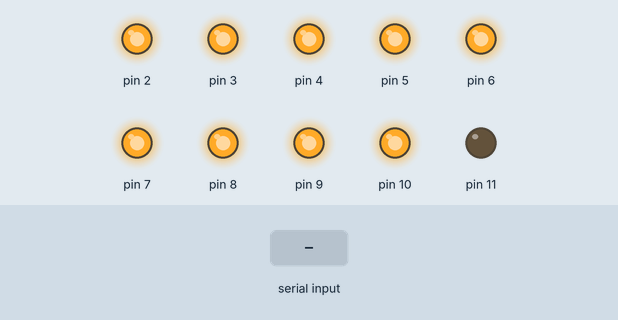
The sketch below on a simulated Arduino Uno, built with avr-gcc and run on an emulated ATmega328P. Shown: output pins drawn as LEDs (lit = HIGH). The test bench sets the inputs (shaded band). What the sketch prints to the serial monitor is not drawn.

Above: at 1.2 s.
1.3 s: "90,45\n" received over Serial
At 3.7 s:
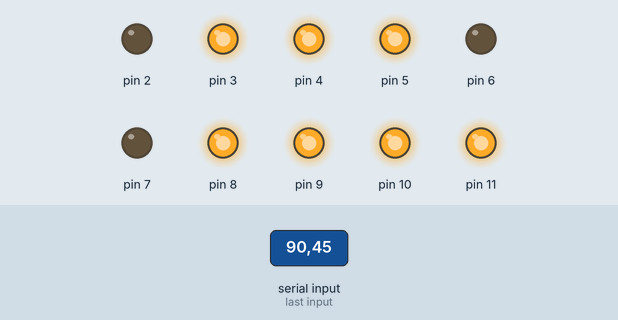
4.3 s: "30,150\n" received over Serial
At 7.1 s:
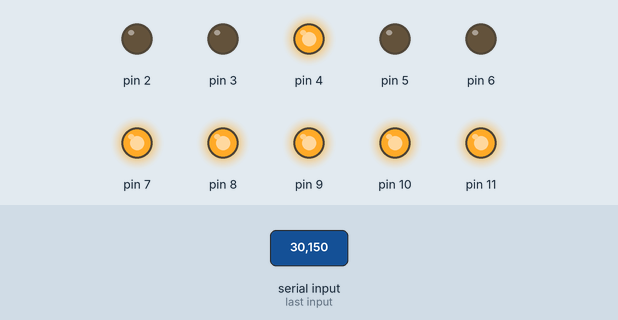
7.3 s: "200\n" received over Serial
At 10.1 s:
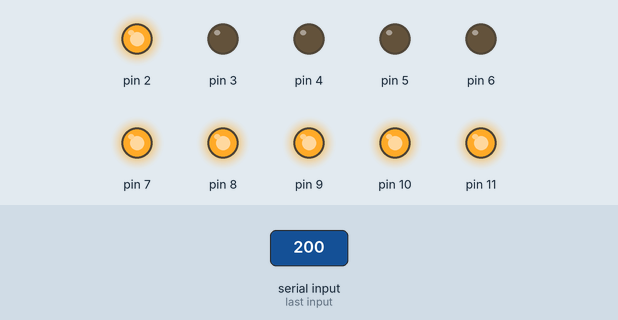
10.3 s: "5\n" received over Serial
At 12.8 s:
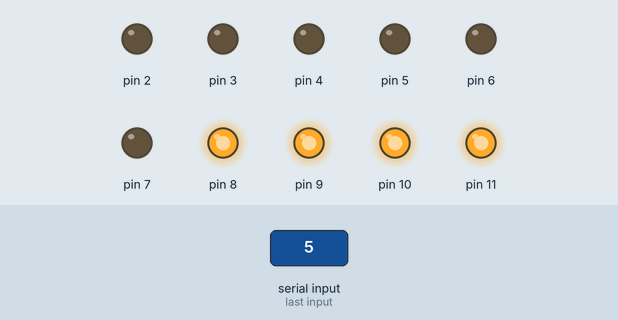
13.3 s: "90\n" received over Serial
At 16.1 s:
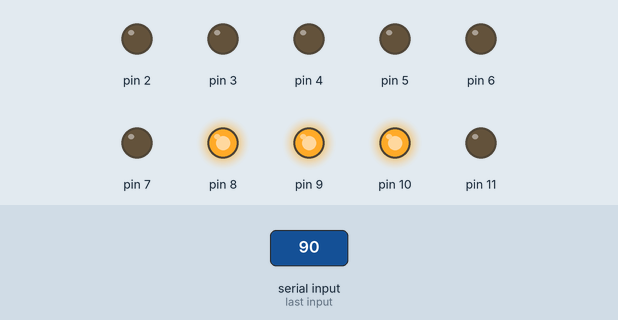
16.3 s: "90,45\n" received over Serial
At 17.9 s:
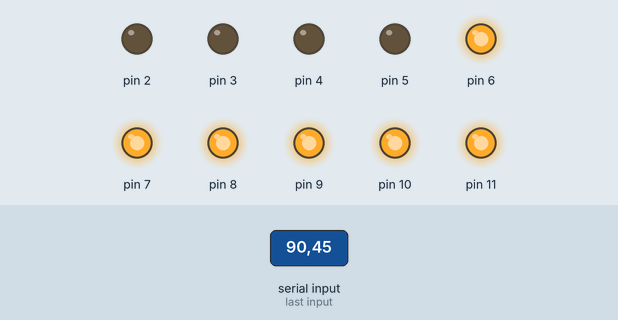
Timing chart, 0 to 20.3 s (numbered marks = the images above; inputs shaded):
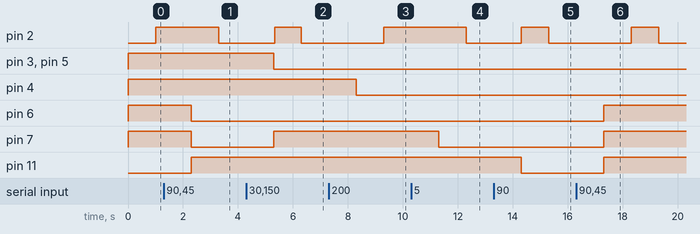

Measured:
- after the input at 1.3 s, pin 6, pin 7: HIGH → LOW after 1.0 s; pin 11: LOW → HIGH after 1.0 s
- after the input at 4.3 s, pin 3, pin 5: HIGH → LOW after 1.0 s; pin 7: LOW → HIGH after 1.0 s
- after the input at 7.3 s, pin 4: HIGH → LOW after 1.0 s
- after the input at 10.3 s, pin 7: HIGH → LOW after 1.0 s
- after the input at 13.3 s, pin 11: HIGH → LOW after 1.0 s
- after the input at 16.3 s, pin 6, pin 7, pin 11: LOW → HIGH after 1.0 s

The sketch:

serial_comunication.ino
```cpp
void setup() {
  for (int x = 3; x <= 10; x++) {
    pinMode(x, OUTPUT);
    digitalWrite(x, HIGH);
  }
  Serial.begin(9600);

}
void loop() {
  String textoveHodnoty;
  textoveHodnoty = Serial.readString();
  int delka = textoveHodnoty.length();
  String rozdelenaHodnota;
  int rozdelenaHodnota2;
  for (int x = 0; x <= delka; x++) {
    Serial.println(textoveHodnoty.charAt(x));
    rozdelenaHodnota = textoveHodnoty.charAt(x);
    rozdelenaHodnota2 = rozdelenaHodnota.toInt();
    pinMode(rozdelenaHodnota2 + 2, OUTPUT);
    if(digitalRead(rozdelenaHodnota2 + 2)==HIGH){
         digitalWrite(rozdelenaHodnota2 + 2, LOW);
    }else{
         digitalWrite(rozdelenaHodnota2 + 2, HIGH);
    }
  }
}
```
